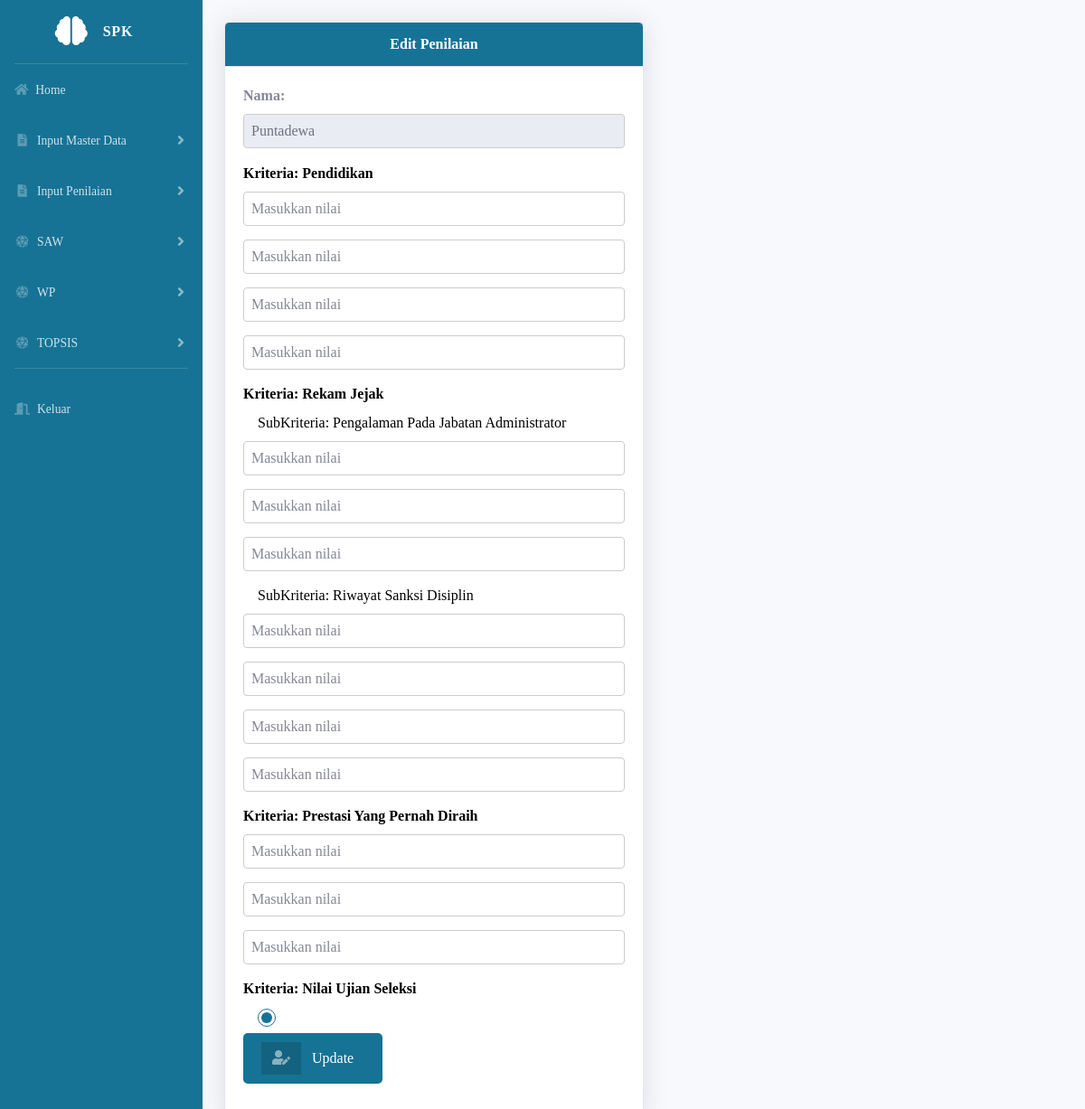
The app's page /dashboard.php?url=editpenilaian&id_alternatif=1 (signed in) with its own data.
### tables this page shows
CREATE TABLE `alternatif` (
  `id_alternatif` int(11) NOT NULL,
  `nama_alternatif` varchar(255) NOT NULL,
  `status_alternatif` enum('0','1') NOT NULL DEFAULT '1'
);

CREATE TABLE `kriteria` (
  `id_kriteria` int(11) NOT NULL,
  `nama_kriteria` varchar(255) NOT NULL,
  `tipe_kriteria` enum('benefit','cost') DEFAULT NULL,
  `sub_kriteria` enum('0','1') NOT NULL DEFAULT '0'
);

CREATE TABLE `rentang` (
  `id_rentang` int(11) NOT NULL,
  `id_kriteria` int(11) DEFAULT NULL,
  `id_subkriteria` int(11) DEFAULT NULL,
  `jenis_penilaian` enum('1','2') NOT NULL,
  `uraian` varchar(255) DEFAULT NULL,
  `nilai_rentang` decimal(5,2) DEFAULT NULL
);

CREATE TABLE `subkriteria` (
  `id_subkriteria` int(11) NOT NULL,
  `id_kriteria` int(11) DEFAULT NULL,
  `nama_subkriteria` varchar(255) NOT NULL,
  `tipe_subkriteria` enum('benefit','cost') NOT NULL
);

### editpenilaian.php (the view, shortened to what this page needs)
<!DOCTYPE html>
<html lang="en">
<head>
</head>
<body id="page-top">
    <br>
    <div class="card shadow" style="width: 50%;">
        <div class="card-header m-0 font-weight-bold" style="text-align: center; background-color: #167395; color: white">Edit Penilaian</div>
        <div class="card-body">
            <form action="updatepenilaian.php" method="post" class="form-horizontal" enctype="multipart/form-data">
                <div class="form-group cols-sm-6">
                    <?php
                    require 'config/koneksi.php';
                    $id_alternatif = isset($_GET['id_alternatif']) ? $_GET['id_alternatif'] : '';
                    $sql_alternatif = mysqli_query($conn, "SELECT * FROM alternatif WHERE id_alternatif='$id_alternatif'");
                    $alternatif = mysqli_fetch_assoc($sql_alternatif);
                    ?>
                    <div class="form-group cols-sm-6">
                        <label><strong>Nama:</strong></label>
                        <input type="text" class="form-control" value="<?php echo $alternatif['nama_alternatif']; ?>" readonly>
                    </div>
                    <?php
                    $sql_kriteria = "
                        SELECT k.id_kriteria, k.nama_kriteria, sk.id_subkriteria, sk.nama_subkriteria
                        FROM Kriteria k
                        LEFT JOIN SubKriteria sk ON k.id_kriteria = sk.id_kriteria
                        ORDER BY k.id_kriteria, sk.id_subkriteria
                    ";
                    $result_kriteria = $conn->query($sql_kriteria);
                    if ($result_kriteria->num_rows > 0) {
                        $current_kriteria = "";
                        $current_subkriteria = "";
                        while ($row_kriteria = $result_kriteria->fetch_assoc()) {
                            if ($current_kriteria != $row_kriteria['nama_kriteria']) {
                                echo "<label style='color: black'><strong>Kriteria: " . $row_kriteria['nama_kriteria'] . "</strong></label><br>";
                                $current_kriteria = $row_kriteria['nama_kriteria'];
                                $current_subkriteria = "";
                            }
                            if (!is_null($row_kriteria['id_subkriteria']) && $current_subkriteria != $row_kriteria['nama_subkriteria']) {
                                echo "<label style='color: black'>&nbsp;&nbsp;&nbsp;&nbsp;SubKriteria: " . $row_kriteria['nama_subkriteria'] . "</label><br>";
                                $current_subkriteria = $row_kriteria['nama_subkriteria'];
                            }
                            $nilai_penilaian = '';
                            $sql_rentang = "
                                SELECT uraian, nilai_rentang, jenis_penilaian
                                FROM Rentang
                                WHERE id_kriteria = '" . $row_kriteria['id_kriteria'] . "'
                                " . (!is_null($row_kriteria['id_subkriteria']) ? "AND id_subkriteria = '" . $row_kriteria['id_subkriteria'] . "'" : "") . "
                                ORDER BY nilai_rentang
                            ";
                            $rentang_result = $conn->query($sql_rentang);
                            if ($rentang_result->num_rows > 0) {
                                while ($rentang_row = $rentang_result->fetch_assoc()) {
                                    if ($rentang_row['jenis_penilaian'] == 1) {
                                        echo "<div class='custom-radio'>&nbsp;&nbsp;&nbsp;&nbsp;";
                                        $checked = ($nilai_penilaian == $rentang_row['nilai_rentang']) ? 'checked' : '';
                                        if (is_null($row_kriteria['id_subkriteria'])) {
                                            echo "<input type='radio' name='rentang_kriteria_" . $row_kriteria['id_kriteria'] . "' value='" . $rentang_row['nilai_rentang'] . "' $checked>";
                                        } else {
                                            echo "<input type='radio' name='rentang_subkriteria_" . $row_kriteria['id_subkriteria'] . "' value='" . $rentang_row['nilai_rentang'] . "' $checked>";
                                        }
                                        echo "</div>";
                                    } elseif ($rentang_row['jenis_penilaian'] == 2) {
                                        $nilai_terisi = !is_null($nilai_penilaian) ? $nilai_penilaian : '';
                                        echo "<input type='number' name='rentang_kriteria_" . $row_kriteria['id_kriteria'] . "' class='form-control' value='$nilai_terisi' placeholder='Masukkan nilai'>";
                                    }
                                }
                            }
                        }
                    } else {
                        echo "Tidak ada data kriteria.";
                    }
                    ?>
                    <div class="form-group cols-sm-6">
                        <button type="submit" name="edit" class="btn btn-secondary btn-icon-split" style="background-color: #167395;">
                            <span class="icon text-white-50">
                                <i class="fas fa-user-edit"></i>
                            </span>
                            <span class="text">Update</span>
                        </button>
                    </div>
            </form>
        </div>
    </div>
</body>
</html>

### editpenilaian.php (style rules this page uses)
body { font-family: "Verdana"; }
.custom-radio { display: flex; align-items: center; margin-bottom: 5px; }
.custom-radio input[type="radio"] { margin-right: 10px; accent-color: #167395; width: 20px; height: 20px; }
.form-control { margin-bottom: 15px; padding: 8px; width: 100%; border: 1px solid #ccc; border-radius: 4px; }
.btn { padding: 10px 20px; border-radius: 5px; border: none; color: white; cursor: pointer; }

### records on screen
alternatif: nama_alternatif "Puntadewa"
kriteria: nama_kriteria "Pendidikan"
subkriteria: id_kriteria.nama_kriteria "Rekam Jejak", nama_subkriteria "Pengalaman Pada Jabatan Administrator"
subkriteria: nama_subkriteria "Riwayat Sanksi Disiplin"
kriteria: nama_kriteria "Prestasi Yang Pernah Diraih"
kriteria: nama_kriteria "Nilai Ujian Seleksi"
